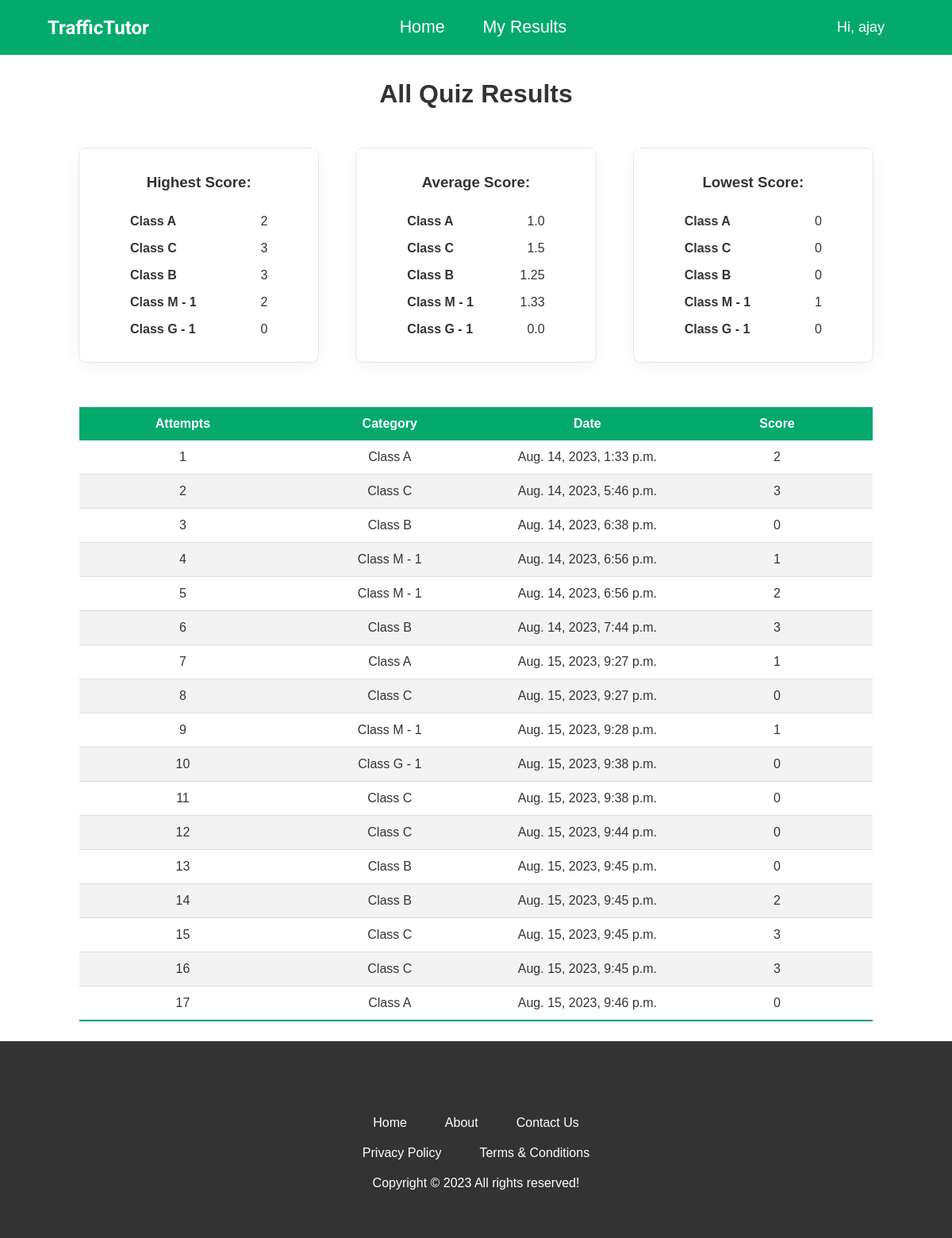
/score/ (signed in), run on the app's committed database.
### Quiz/models.py (models this page shows, shortened)
class Category(models.Model):
    created_at = models.DateField(auto_now_add=True)
    updated_at = models.DateField(auto_now_add=True)
    category_name = models.CharField(max_length=100)
    def __str__(self) -> str:
        return self.category_name

class QuizResult(models.Model):
    user = models.ForeignKey(User, on_delete=models.CASCADE)
    score = models.IntegerField()
    datetime = models.DateTimeField(auto_now_add=True)
    category = models.ForeignKey(
        Category, on_delete=models.CASCADE, default=None, null=True)

### Quiz/views.py (the view)
# urls.py: path('score/', views.score, name='score'),  # URL for the score view
@login_required(login_url="/login")  # Middleware to authenticate user
def score(request):
    try:
        quiz_results = QuizResult.objects.filter(
            user__username__icontains=request.user)
        obj = {}
        for el in quiz_results:
            category = el.category
            if category in obj:
                obj[category].append(el)
            else:
                obj[category] = [el]
        scores = list()
        for el in obj.items():
            key, val = el
            highest = total_score = 0
            lowest = val[0].score
            count = len(val)
            for v in val:
                if highest < v.score:
                    highest = v.score
                if lowest > v.score:
                    lowest = v.score
                total_score += v.score
            scores.append({'category': key, 'total_score': total_score,
                           'count': count, 'highest': highest, 'lowest': lowest,
                           'average': round(float(total_score / count), 2)})
        context = {'user': request.user.username,
                   'quiz_results': quiz_results, 'scores': scores}
        return render(request, 'score.html', context)
    except ZeroDivisionError:
        return render(request, 'score.html')

### Quiz/templates/score.html (shortened to what this page needs)
{% extends 'base.html' %} {% load static %}
{% block css_files %}
<link rel="stylesheet" href="../static/quiz.css" />
{%endblock %}
{% block content %} {% if quiz_results|length >= 1 %}
<div class="all-results-container">
  <h1>All Quiz Results</h1>
  <br />
  <div class="card-result">
    <div class="result-container">
      <h3>Highest Score:</h3>
      {% for score in scores %}
      <div class="card-content">
        <strong>{{score.category}}</strong>
        <p>{{score.highest}}</p>
      </div>
      {% endfor %}
    </div>
    <div class="result-container">
      <h3>Average Score:</h3>
      {% for score in scores %}
      <div class="card-content">
        <strong>{{score.category}}</strong>
        <p>{{score.average}}</p>
      </div>
      {% endfor %}
    </div>
    <div class="result-container">
      <h3>Lowest Score:</h3>
      {% for score in scores %}
      <div class="card-content">
        <strong>{{score.category}}</strong>
        <p>{{score.lowest}}</p>
      </div>
      {% endfor %}
    </div>
  </div>
  <table>
    <thead>
      <tr>
        <th>Attempts</th>
        <th>Category</th>
        <th>Date</th>
        <th>Score</th>
      </tr>
    </thead>
    <tbody>
      {% for quiz_result in quiz_results %}
      <tr>
        <td>{{forloop.counter}}</td>
        <td>{{quiz_result.category.category_name}}</td>
        <td>{{ quiz_result.datetime }}</td>
        <td>{{ quiz_result.score }}</td>
      </tr>
      {% endfor %}
    </tbody>
  </table>
</div>
{% else %}
<div class="no_result_illustrator"></div>
{% endif %} {% endblock %}

### Quiz/templates/base.html (shortened to what this page needs)
{% load static %}
<!DOCTYPE html>
<html lang="en">
  <head>
    <link rel="stylesheet" href="{% static "base.css" %}" />
    {% block css_files %} {% endblock %}
  </head>
  <body>
    <header>
      <nav class="navigation">
        <div class="nav-title">
          <h2 class="logo-header">
            <a href="/"> TrafficTutor </a>
          </h2>
        </div>
        <div class="center-navigation">
          <ul class="center-navigation">
            <li class="nav-buttom"><a href="/"> Home</a></li>
            <li class="nav-buttom">
              <a href="/score">My Results</a>
            </li>
          </ul>
        </div>
        <ul class="nav-links">
          {% if user %}
          <div class="login-div">
            <li>
              <a class="welcome-btn" href="#"
                ><span>Hi, {{user}}</span>
              </a>
            </li>
          </div>
          {% else %}
          <li><a href="/">Log in</a></li>
          <li><a href="/register">Sign up</a></li>
          {% endif %}
        </ul>
      </nav>
    </header>
    {% block content %} {% endblock %}
    <footer>
      <div class="footer-links">
        <p>Home</p>
        <p>About</p>
        <p>Contact Us</p>
      </div>
      <div class="footer-links">
        <p>Privacy Policy</p>
        <p>Terms & Conditions</p>
      </div>
      <p class="footer-text">Copyright &copy; 2023 All rights reserved!</p>
    </footer>
  </body>
</html>

### Quiz/static/base.css (style rules this page uses)
* { margin: 0; padding: 0; box-sizing: border-box; list-style: none; }
body { height: 100vh; font-family: Arial, Helvetica, sans-serif; color: #333; display: flex; flex-direction: column; justify-content: space-between; }
.navigation { padding: 12px 60px; display: flex; justify-content: space-between; align-items: center; background-color: #04aa6d; border-bottom: 1px solid #dfdfdf; }
.center-navigation { display: flex; list-style-type: none; gap: 3rem; font-family: Arial, Helvetica, sans-serif; }
.navigation h2 a { list-style: none; text-decoration: none; color: white; }
.navigation li a { list-style: none; text-decoration: none; color: white; }
.logo-header { font-family: "Quintessential", cursive; font-weight: 600; text-align: center; color: #fff; margin-bottom: 5px; margin-top: 5px; }
.nav-title { display: flex; gap: 20px; align-items: center; }
.nav-links { display: flex; gap: 15px; margin-bottom: 0; }
.welcome-btn { display: flex; align-items: center; gap: 5px; text-decoration: none; font-size: 18px; padding: 12px 20px; color: #fff; }
.login-div { position: relative; }
.nav-buttom { font-weight: 500gi; font-size: 16pt; text-decoration: none; color: white; }
footer { text-align: center; background-color: #333; color: #fff; padding: 60px; }
.footer-links { margin-bottom: 20px; display: flex; gap: 3rem; justify-content: center; }
.footer-links p { cursor: pointer; }

### Quiz/static/quiz.css (style rules this page uses)
.card-result { display: flex; gap: 3rem; justify-content: space-between; padding: 2rem 0rem; }
.card-content { display: flex; justify-content: space-between; padding-top: 1rem; }
.result-container { box-shadow: rgba(0, 0, 0, 0.05) 0px 6px 24px 0px, rgba(0, 0, 0, 0.08) 0px 0px 0px 1px; width: 12rem; padding: 2rem 4rem; border-radius: 0.5rem; -webkit-border-radius: 0.5rem; -moz-border-radius: 0.5rem; -ms-border-radius: 0.5rem; -o-border-radius: 0.5rem; width: 100%; }
.result-container h3 { padding-bottom: 0.8rem; }
.all-results-container { margin: 0 auto; text-align: center; }
.all-results-container h1 { margin-top: 30px; }
table, th, td { border-collapse: collapse; margin: 25px 0; font-size: 0.9em; width: 1000px; font-size: 16px; text-align: center; }
table thead tr { background-color: #04aa6d; color: #ffffff; text-align: center; }
table th, table td { padding: 12px 5px; }
table tbody tr { border-bottom: 1px solid #dddddd; }
table tbody tr:nth-of-type(even) { background-color: #f3f3f3; }
table tbody tr:last-of-type { border-bottom: 2px solid #009879; }

### data on the page
Category: category "Class A", highest "2", average "1.0", lowest "0"
Category: category "Class C", highest "3", average "1.5", lowest "0"
Category: category "Class B", highest "3", average "1.25", lowest "0"
Category: category "Class M - 1", highest "2", average "1.33", lowest "1"
Category: category "Class G - 1", highest "0", average "0.0", lowest "0"
QuizResult: category.category_name "Class A", datetime "Aug. 14, 2023, 1:33 p.m.", score "2"
QuizResult: category.category_name "Class C", datetime "Aug. 14, 2023, 5:46 p.m.", score "3"
QuizResult: category.category_name "Class B", datetime "Aug. 14, 2023, 6:38 p.m.", score "0"
QuizResult: category.category_name "Class M - 1", datetime "Aug. 14, 2023, 6:56 p.m.", score "1"
QuizResult: category.category_name "Class M - 1", datetime "Aug. 14, 2023, 6:56 p.m.", score "2"
QuizResult: category.category_name "Class B", datetime "Aug. 14, 2023, 7:44 p.m.", score "3"
QuizResult: category.category_name "Class A", datetime "Aug. 15, 2023, 9:27 p.m.", score "1"
QuizResult: category.category_name "Class C", datetime "Aug. 15, 2023, 9:27 p.m.", score "0"
QuizResult: category.category_name "Class M - 1", datetime "Aug. 15, 2023, 9:28 p.m.", score "1"
QuizResult: category.category_name "Class G - 1", datetime "Aug. 15, 2023, 9:38 p.m.", score "0"
QuizResult: category.category_name "Class C", datetime "Aug. 15, 2023, 9:38 p.m.", score "0"
QuizResult: category.category_name "Class C", datetime "Aug. 15, 2023, 9:44 p.m.", score "0"
QuizResult: category.category_name "Class B", datetime "Aug. 15, 2023, 9:45 p.m.", score "0"
QuizResult: category.category_name "Class B", datetime "Aug. 15, 2023, 9:45 p.m.", score "2"
QuizResult: category.category_name "Class C", datetime "Aug. 15, 2023, 9:45 p.m.", score "3"
QuizResult: category.category_name "Class C", datetime "Aug. 15, 2023, 9:45 p.m.", score "3"
QuizResult: category.category_name "Class A", datetime "Aug. 15, 2023, 9:46 p.m.", score "0"

### other printed values
{{ user }} "ajay"
